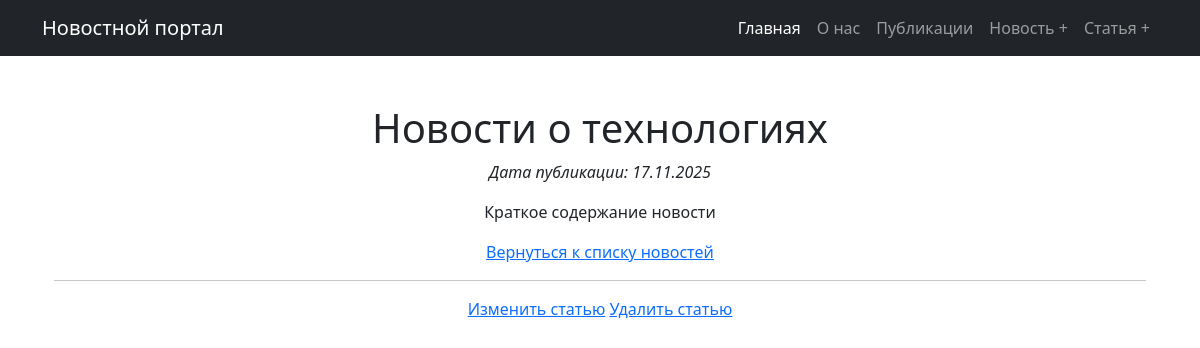
Before: /post/1/ with the older database file.
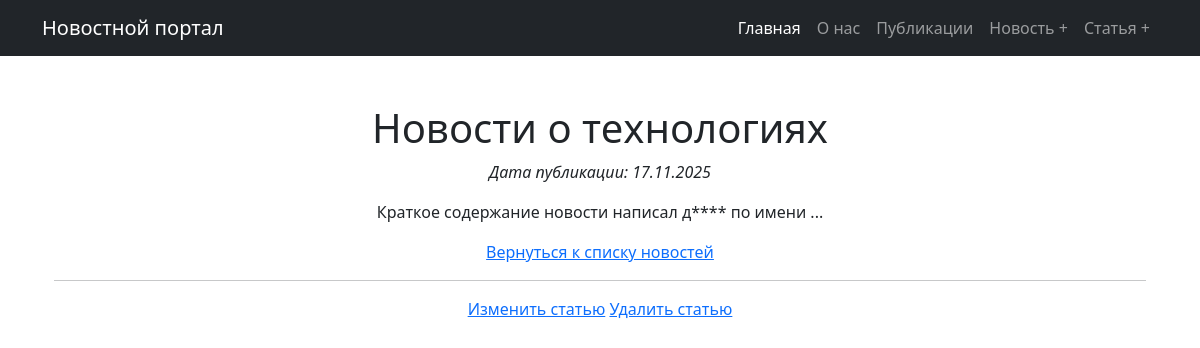
After: the same page with the newer database file.
### news/models.py (models this page shows, shortened)
class Post(models.Model):
    author = models.ForeignKey(Author, on_delete=models.CASCADE)
    NEWS = 'NW'
    ARTICLE = 'AR'
    CATEGORY_CHOICES = (
        (NEWS, 'Новость'),
        (ARTICLE, 'Статья'),
    )
    categoryType = models.CharField(max_length=2, choices=CATEGORY_CHOICES, default=ARTICLE)
    dateCreation = models.DateTimeField(auto_now_add=True)
    postCategory = models.ManyToManyField(Category, through='PostCategory')
    title = models.CharField(max_length=128)
    text = models.TextField()
    rating = models.SmallIntegerField(default=0)

### news/views.py (the view)
# urls.py: path("<int:pk>/", PostDetailView.as_view(), name="post_detail"),
class PostDetailView(DetailView):
    model = Post
    context_object_name = 'post'
    template_name = 'news/post_detail.html'

### news/templatetags/news_filters.py (called while the page is built)
@register.filter(name='censor_bad_words')
def censor_bad_words(value):
    if not isinstance(value, str):
        raise TemplateSyntaxError("Фильтр 'censor_bad_words' можно применять только к строкам.")
    for bad_word in not_allowed_words:
        bad_word_upper = bad_word.capitalize()
        bad_word_lower = bad_word.lower()
        def replace_word(match):
            word = match.group()
            length = len(word)
            return word[0] + '*' * (length - 1)
        pattern = re.compile(r'\b({}|{})\b'.format(bad_word_upper, bad_word_lower), re.IGNORECASE)
        value = pattern.sub(replace_word, value)
    return value

### templates/news/post_detail.html (shortened to what this page needs)
 {% extends 'flatpages/default.html' %}
 {% load news_filters %}
 {% block content %}
     <div class="container mt-5">
         <h1>{{ post.title|censor_bad_words }}</h1>
         <p><em>Дата публикации: {{ post.dateCreation|date:"d.m.Y" }}</em></p>
         <div>
             {{ post.text|censor_bad_words|linebreaks }}
         </div>
         <a href="{% url 'post_list' %}">Вернуться к списку новостей</a>     <hr>
     <div>
         <td>
         {% if post.post_type == "NW" %}
             <a href="{% url 'news_update' post.pk %}">Изменить новость</a>
         {% else %}
             <a href="{% url 'articles_update' post.pk %}">Изменить статью</a>
         {% endif %}
         </td>
         <td>
         {% if post.post_type == "NW" %}
             <a href="{% url 'news_delete' post.pk %}">Удалить новость</a>
         {% else %}
             <a href="{% url 'articles_delete' post.pk %}">Удалить статью</a>
         {% endif %}
        </td>
     </div>
 </div>
             {% endblock %}

Changed rows visible on the page:
changed Post "Новости о технологиях": text|censor_bad_words "Краткое содержание новости" → "Краткое содержание новости написал д**** по имени ..."
